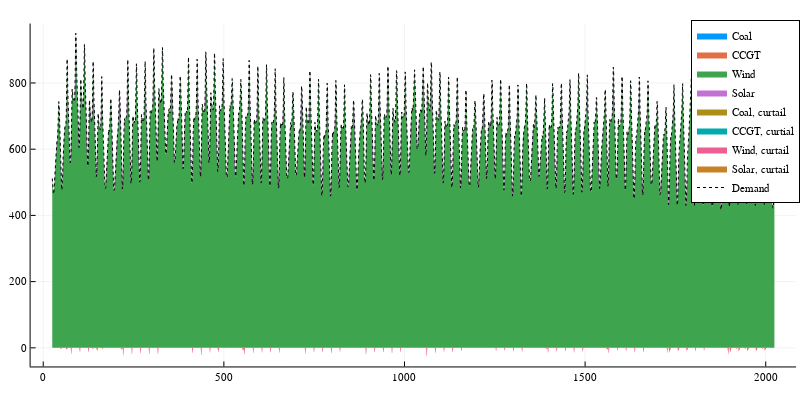

Here is the notebook cell this chart was saved with:
### Code cell
using Plots

@userplot StackedArea

# a simple "recipe" for Plots.jl to get stacked area plots
# usage: stackedarea(xvector, datamatrix, plotsoptions)
@recipe function f(pc::StackedArea)
    x, y = pc.args
    n = length(x)
    y = cumsum(y, dims=2)
    seriestype := :shape

    # create a filled polygon for each item
    for c=1:size(y,2)
        sx = vcat(x, reverse(x))
        sy = vcat(y[:,c], c==1 ? zeros(n) : reverse(y[:,c-1]))
        @series (sx, sy)
    end
end

a = X_gen_matrix[1, time_ls]
b = X_gen_matrix[2, time_ls]
c = X_gen_matrix[3, time_ls]
d = X_gen_matrix[4, time_ls]
a_c = X_cur_matrix[1, time_ls] * -1
b_c = X_cur_matrix[2, time_ls] * -1
c_c = X_cur_matrix[3, time_ls] * -1
d_c = X_cur_matrix[4, time_ls] * -1
x = time_ls

plotly()
stackedarea(x, [d c b a], labels=["Coal" "CCGT" "Wind" "Solar"], lw=0)
stackedarea!(x, [d_c c_c b_c a_c], labels=["Coal, curtail" "CCGT, curtial" "Wind, curtail" "Solar, curtail"], lw=0)
plot!(x, total_demand[time_ls], label="Demand", lc=:black, lw=1, ls=:dot)
# plot!(x, value.(X_D)[:], label="Demand, shifted", lc=:black, lw=2)
plot!(size=(800,400))

### Figure 1 — Plotly figure (JSON) as saved in the notebook; plotly's stock layout.template omitted (floating-point values rounded to 4 significant figures; data arrays with more than 128 entries replaced by an {"elided": "..."} marker saying what was removed)
{"data": [{"fill": "tozeroy", "fillcolor": "rgba(0, 154, 250, 1.000)", "legendgroup": "Coal", "line": {"color": "rgba(0, 0, 0, 1.000)", "dash": "solid", "width": 0}, "mode": "lines", "name": "Coal", "showlegend": true, "type": "scatter", "x": {"elided": "4001 int values"}, "xaxis": "x1", "y": {"elided": "4001 int values"}, "yaxis": "y1"}, {"fill": "tozeroy", "fillcolor": "rgba(227, 111, 71, 1.000)", "legendgroup": "CCGT", "line": {"color": "rgba(0, 0, 0, 1.000)", "dash": "solid", "width": 0}, "mode": "lines", "name": "CCGT", "showlegend": true, "type": "scatter", "x": {"elided": "4001 int values"}, "xaxis": "x1", "y": {"elided": "4001 int values"}, "yaxis": "y1"}, {"fill": "tozeroy", "fillcolor": "rgba(62, 164, 78, 1.000)", "legendgroup": "Wind", "line": {"color": "rgba(0, 0, 0, 1.000)", "dash": "solid", "width": 0}, "mode": "lines", "name": "Wind", "showlegend": true, "type": "scatter", "x": {"elided": "4001 int values"}, "xaxis": "x1", "y": {"elided": "4001 float values"}, "yaxis": "y1"}, {"fill": "tozeroy", "fillcolor": "rgba(195, 113, 210, 1.000)", "legendgroup": "Solar", "line": {"color": "rgba(0, 0, 0, 1.000)", "dash": "solid", "width": 0}, "mode": "lines", "name": "Solar", "showlegend": true, "type": "scatter", "x": {"elided": "4001 int values"}, "xaxis": "x1", "y": {"elided": "4001 float values"}, "yaxis": "y1"}, {"fill": "tozeroy", "fillcolor": "rgba(172, 142, 24, 1.000)", "legendgroup": "Coal, curtail", "line": {"color": "rgba(0, 0, 0, 1.000)", "dash": "solid", "width": 0}, "mode": "lines", "name": "Coal, curtail", "showlegend": true, "type": "scatter", "x": {"elided": "4001 int values"}, "xaxis": "x1", "y": {"elided": "4001 int values"}, "yaxis": "y1"}, {"fill": "tozeroy", "fillcolor": "rgba(0, 170, 174, 1.000)", "legendgroup": "CCGT, curtial", "line": {"color": "rgba(0, 0, 0, 1.000)", "dash": "solid", "width": 0}, "mode": "lines", "name": "CCGT, curtial", "showlegend": true, "type": "scatter", "x": {"elided": "4001 int values"}, "xaxis": "x1", "y": {"elided": "4001 int values"}, "yaxis": "y1"}, {"fill": "tozeroy", "fillcolor": "rgba(237, 94, 147, 1.000)", "legendgroup": "Wind, curtail", "line": {"color": "rgba(0, 0, 0, 1.000)", "dash": "solid", "width": 0}, "mode": "lines", "name": "Wind, curtail", "showlegend": true, "type": "scatter", "x": {"elided": "4001 int values"}, "xaxis": "x1", "y": {"elided": "4001 float values"}, "yaxis": "y1"}, {"fill": "tozeroy", "fillcolor": "rgba(198, 130, 37, 1.000)", "legendgroup": "Solar, curtail", "line": {"color": "rgba(0, 0, 0, 1.000)", "dash": "solid", "width": 0}, "mode": "lines", "name": "Solar, curtail", "showlegend": true, "type": "scatter", "x": {"elided": "4001 int values"}, "xaxis": "x1", "y": {"elided": "4001 float values"}, "yaxis": "y1"}, {"colorbar": {"len": 0.9525, "title": "", "x": 0.9951, "y": 0.5139}, "legendgroup": "Demand", "line": {"color": "rgba(0, 0, 0, 1.000)", "dash": "dot", "shape": "linear", "width": 1}, "mode": "lines", "name": "Demand", "showlegend": true, "type": "scatter", "x": {"elided": "2000 int values"}, "xaxis": "x", "y": {"elided": "2000 float values"}, "yaxis": "y", "zmax": null, "zmin": null}], "layout": {"annotations": [], "height": 400, "legend": {"bgcolor": "rgba(255, 255, 255, 1.000)", "bordercolor": "rgba(0, 0, 0, 1.000)", "borderwidth": 1, "font": {"color": "rgba(0, 0, 0, 1.000)", "family": "sans-serif", "size": 11}, "title": {"font": {"color": "rgba(0, 0, 0, 1.000)", "family": "sans-serif", "size": 15}, "text": ""}, "tracegroupgap": 0, "traceorder": "normal", "x": 1, "xanchor": "auto", "y": 1, "yanchor": "auto"}, "margin": {"b": 20, "l": 0, "r": 0, "t": 20}, "paper_bgcolor": "rgba(255, 255, 255, 1.000)", "plot_bgcolor": "rgba(255, 255, 255, 1.000)", "showlegend": true, "width": 800, "xaxis": {"anchor": "y", "domain": [0.03825, 0.9951], "gridcolor": "rgba(0, 0, 0, 0.100)", "gridwidth": 0.5, "linecolor": "rgba(0, 0, 0, 1.000)", "mirror": false, "range": [-34.97, 2084.0], "showgrid": true, "showline": true, "showticklabels": true, "tickangle": 0, "tickcolor": "rgb(0, 0, 0)", "tickfont": {"color": "rgba(0, 0, 0, 1.000)", "family": "sans-serif", "size": 11}, "tickmode": "array", "ticks": "inside", "ticktext": ["0", "500", "1000", "1500", "2000"], "tickvals": [0, 500, 1000, 1500, 2000], "title": "", "titlefont": {"color": "rgba(0, 0, 0, 1.000)", "family": "sans-serif", "size": 15}, "type": "-", "visible": true, "zeroline": false, "zerolinecolor": "rgba(0, 0, 0, 1.000)"}, "yaxis": {"anchor": "x", "domain": [0.03762, 0.9902], "gridcolor": "rgba(0, 0, 0, 0.100)", "gridwidth": 0.5, "linecolor": "rgba(0, 0, 0, 1.000)", "mirror": false, "range": [-56.24, 979.5], "showgrid": true, "showline": true, "showticklabels": true, "tickangle": 0, "tickcolor": "rgb(0, 0, 0)", "tickfont": {"color": "rgba(0, 0, 0, 1.000)", "family": "sans-serif", "size": 11}, "tickmode": "array", "ticks": "inside", "ticktext": ["0", "200", "400", "600", "800"], "tickvals": [0, 200, 400, 600, 800], "title": "", "titlefont": {"color": "rgba(0, 0, 0, 1.000)", "family": "sans-serif", "size": 15}, "type": "-", "visible": true, "zeroline": false, "zerolinecolor": "rgba(0, 0, 0, 1.000)"}}}
